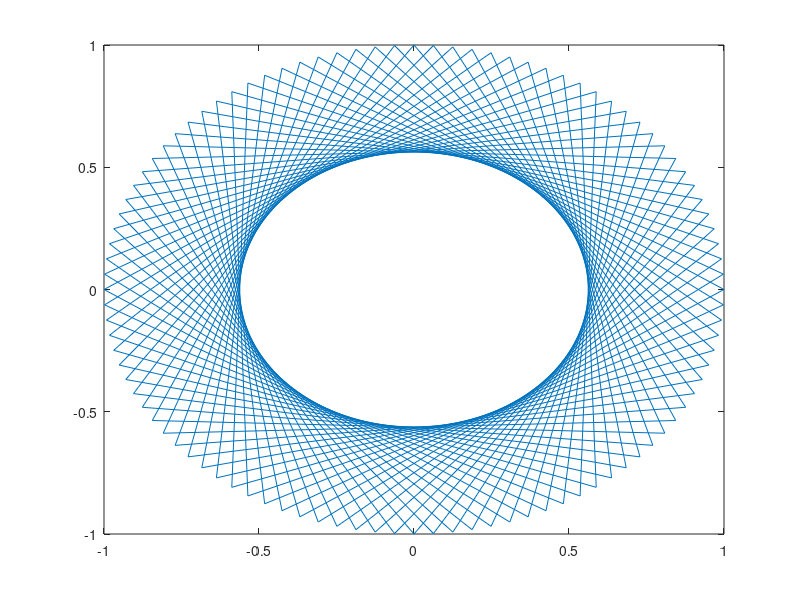

Write MATLAB code to recreate this figure.
% SKripts, kas zimes lisazu figuras(parametriskas)
t = 0:0.01:1;
f1 = 69; f2 = 69;
x = cos(2*pi*f1*t);
y = sin(2*pi*f2*t);
plot(x,y)